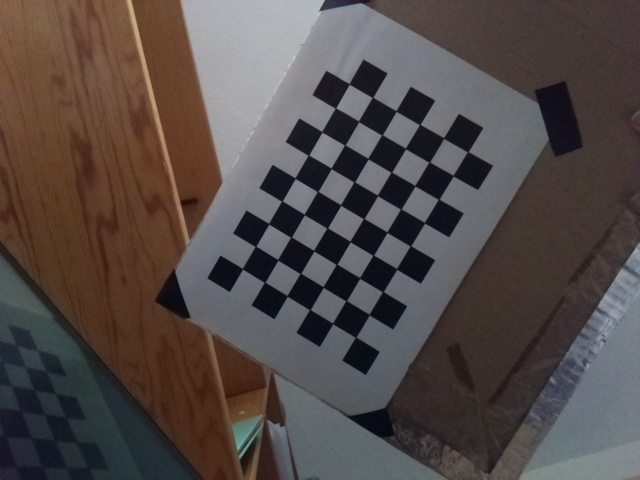
#> input picture src/tests_and_researchs/piCam3DVision/piCamCalibrator/chess_board/0.png, 640 x 480 px; its folder holds only this picture in this run
$ python PiCamCalibration.py
#> lines starting #> are read from the running program, lines starting #| are printed output that depends on the picture; after the words box and inside, x2 and y2 are one past the last pixel; in counts of white or black regions, pixels touching at a corner belong together; long printed decimals are rounded
###############################################################################
# (C) 2019 - Julio Vega
###############################################################################
# Este programa coge las 20 imagenes de tablero de ajedrez tomadas por la     #
# Picam previamente, y que se encuentran en la carpeta "chess_board".         #
# En estas imagenes, el algoritmo encuentra las esquinas y finalmente devuelve#
# la matriz de parametros intrinsecos de la PiCam.                            #
###############################################################################

import cv2
import numpy as np
import glob

# termination criteria
criteria = (cv2.TERM_CRITERIA_EPS + cv2.TERM_CRITERIA_MAX_ITER, 30, 0.001)

# 6x9 chess board, prepare object points, like (0,0,0), (1,0,0), (2,0,0) ....,(6,5,0)
object_point = np.zeros((6*9, 3), np.float32)
object_point[:, :2] = np.mgrid[0:9, 0:6].T.reshape(-1, 2)

# 3d point in real world space
object_points = []
# 2d points in image plane
image_points = []
h, w = 0, 0

images = glob.glob('chess_board/*.png')

for file_name in images:
    image = cv2.imread(file_name)
#> image is the input picture: shape (480, 640, 3); mean B, G, R 72.4, 74.6, 83.5
    gray = cv2.cvtColor(image, cv2.COLOR_BGR2GRAY)
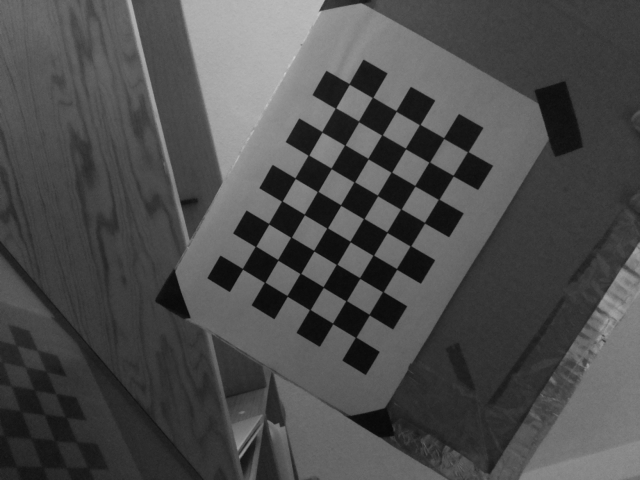
#> gray: shape (480, 640); min 7, max 207, mean 77
    h, w = gray.shape[:2]
#> h = 480; w = 640

    # find chess board corners
    ret, corners = cv2.findChessboardCorners(gray, (9, 6), None)
#> ret = True; corners = 54 rows, first 8: [242.5, 268.8], [255.5, 246.4], [268.7, 223.7], [281.8, 201.1], [295.2, 178.3], [308.4, 155.3], [321.9, 131.8], [335.5, 108]

    # add object points, image points
    if ret:
        object_points.append(object_point)
        cv2.cornerSubPix(gray, corners, (11, 11), (-1, -1), criteria)
        image_points.append(corners)

        # draw and display the corners
        cv2.drawChessboardCorners(image, (9, 6), corners, ret)
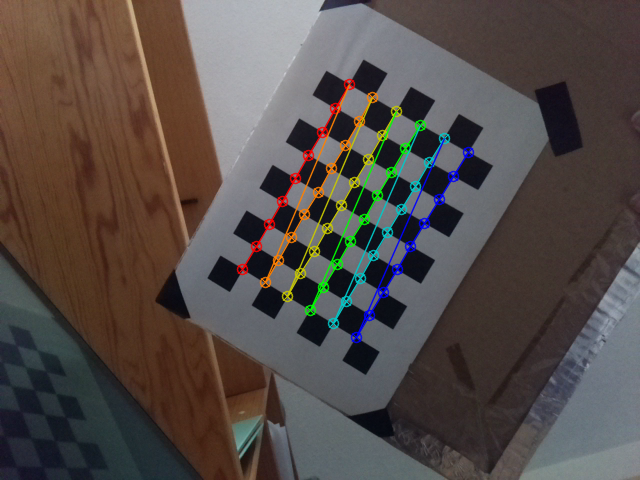
#> image: shape (480, 640, 3); 3.44% of pixels changed, all inside (x1, y1, x2, y2) = (236, 78, 475, 344)
        cv2.imshow('image', image)
        cv2.waitKey(500)

# calibration
retval, cameraMatrix, distCoeffs, rvecs, tvecs = cv2.calibrateCamera(object_points, image_points, (w, h), None, None)
#> retval = 0.0981; cameraMatrix = [[1150.9, 0, 331.6], [0, 1135.9, 247.4], [0, 0, 1]]; distCoeffs = [[-0.328, 68.75, -0.000938, 0.0114, -1769.5]]; rvecs = ([-0.0485, 0.169, -1.03],); tvecs = ([-3.37, 0.818, 43.32],)

print ("camera matrix:\n", cameraMatrix)
#| camera matrix:
#|  [[1.15087508e+03 0.00000000e+00 3.31605313e+02]
#|  [0.00000000e+00 1.13590285e+03 2.47395653e+02]
#|  [0.00000000e+00 0.00000000e+00 1.00000000e+00]]
print ("=====================================")
print ("=====================================")
# pi camera intrinsic parameters
fx = cameraMatrix[0, 0] # distancia focal f_x
#> fx = 1150.9
fy = cameraMatrix[1, 1] # distancia focal f_y
#> fy = 1135.9
u0 = cameraMatrix[0, 2] # centro optico c_x
#> u0 = 331.6
v0 = cameraMatrix[1, 2] # centro optico c_y
#> v0 = 247.4

print ("Parametros interesantes de la matriz:")
print ("=====================================")
print ("Distancia focal [Fx, Fy] =", "[", fx, ", ", fy, "]")
#| Distancia focal [Fx, Fy] = [ 1150.875 ,  1135.903 ]
print ("Centro optico [Cx, Cy] o [u0, v0] =", "[", u0, ", ", v0, "]\n")
#| Centro optico [Cx, Cy] o [u0, v0] = [ 331.605 ,  247.396 ]
print ("Coeficientes de distorsion =", distCoeffs)
#| Coeficientes de distorsion = [[-3.27792881e-01  6.87464451e+01 -9.38028451e-04  1.13520494e-02
#|   -1.76954477e+03]]
cv2.destroyAllWindows()

$ run again, on src/tests_and_researchs/piCam3DVision/piCamCalibrator/chess_board/4.png
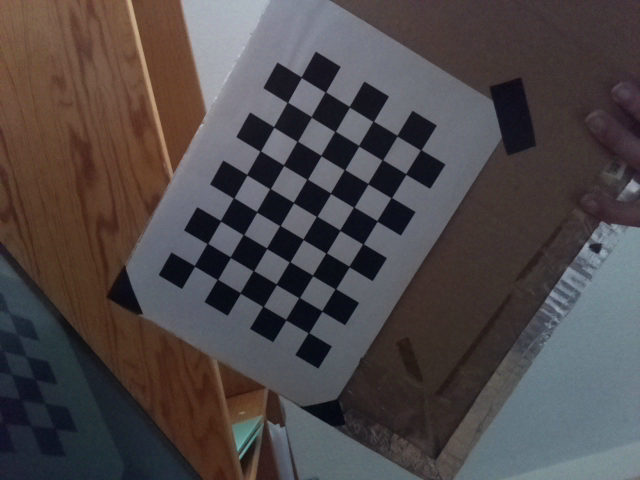
#> input picture src/tests_and_researchs/piCam3DVision/piCamCalibrator/chess_board/4.png, 640 x 480 px
#> image is the input picture: shape (480, 640, 3); mean B, G, R 72.8, 71.6, 77.9
#> `gray = cv2.cvtColor(image, cv2.COLOR_BGR2GRAY)`:
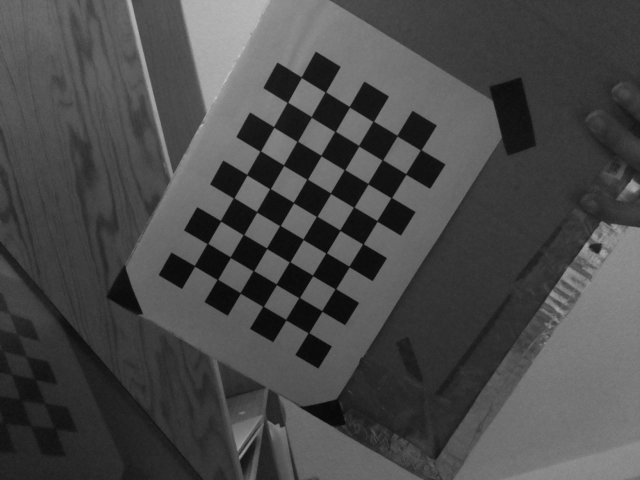
#> gray: shape (480, 640); min 7, max 194, mean 73.6
#> ret = True; corners = 54 rows, first 8: [194.4, 265.8], [207.5, 243.4], [220.5, 220.8], [233.6, 198], [246.8, 174.7], [260.2, 151.1], [273.7, 127], [287.5, 102.4]
#> `cv2.drawChessboardCorners(image, (9, 6), corners, ret)`:
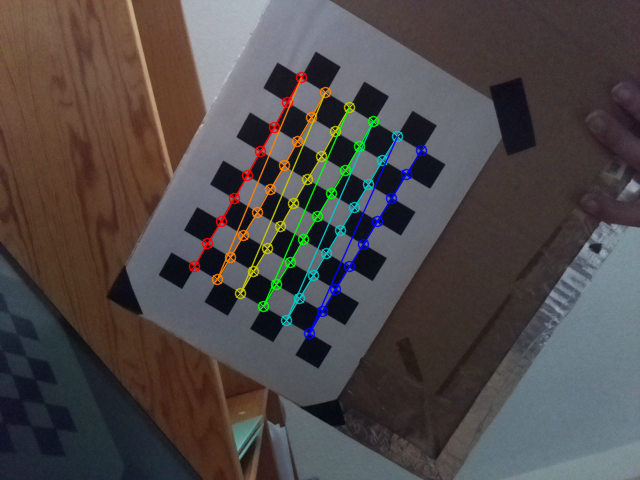
#> image: shape (480, 640, 3); 3.45% of pixels changed, all inside (x1, y1, x2, y2) = (188, 71, 428, 340)
#> retval = 0.0982; cameraMatrix = [[941.9, 0, 305.7], [0, 940.9, 270.3], [0, 0, 1]]; distCoeffs = [[-0.143, 13.72, -0.0103, -0.00216, -144.6]]; rvecs = ([0.136, 0.159, -1.03],); tvecs = ([-4.2, -0.162, 35.58],)
#| camera matrix:
#|  [[941.927   0.         305.706]
#|  [  0.         940.896 270.312]
#|  [  0.           0.           1.        ]]
#> fx = 941.9
#> fy = 940.9
#> u0 = 305.7
#> v0 = 270.3
#| Distancia focal [Fx, Fy] = [ 941.927 ,  940.896 ]
#| Centro optico [Cx, Cy] o [u0, v0] = [ 305.706 ,  270.312 ]
#| Coeficientes de distorsion = [[-1.43021658e-01  1.37237072e+01 -1.03392002e-02 -2.15770803e-03
#|   -1.44599289e+02]]

$ run again, on src/tests_and_researchs/piCam3DVision/piCamCalibrator/chess_board/5.png
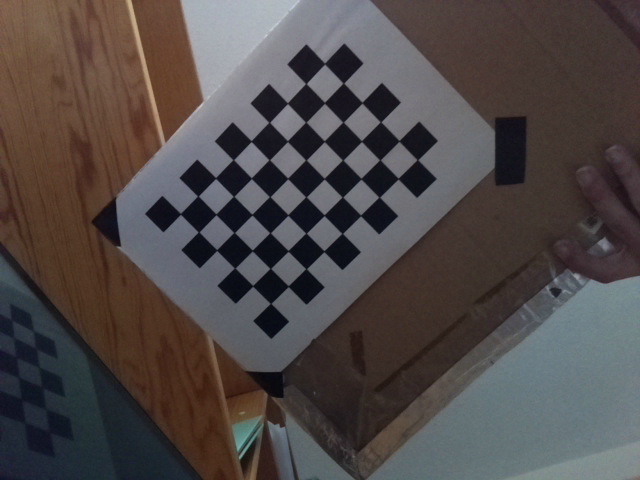
#> input picture src/tests_and_researchs/piCam3DVision/piCamCalibrator/chess_board/5.png, 640 x 480 px
#> image is the input picture: shape (480, 640, 3); mean B, G, R 72.6, 73.3, 80.1
#> `gray = cv2.cvtColor(image, cv2.COLOR_BGR2GRAY)`:
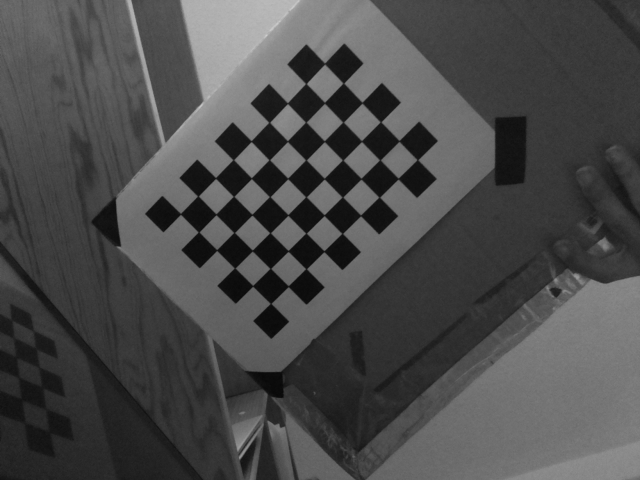
#> gray: shape (480, 640); min 8, max 206, mean 75.2
#> ret = True; corners = 54 rows, first 8: [180.5, 214], [198, 196], [215.6, 178], [233.3, 159.7], [251.2, 141.3], [269.4, 122.4], [287.5, 103.3], [305.8, 83.55]
#> `cv2.drawChessboardCorners(image, (9, 6), corners, ret)`:
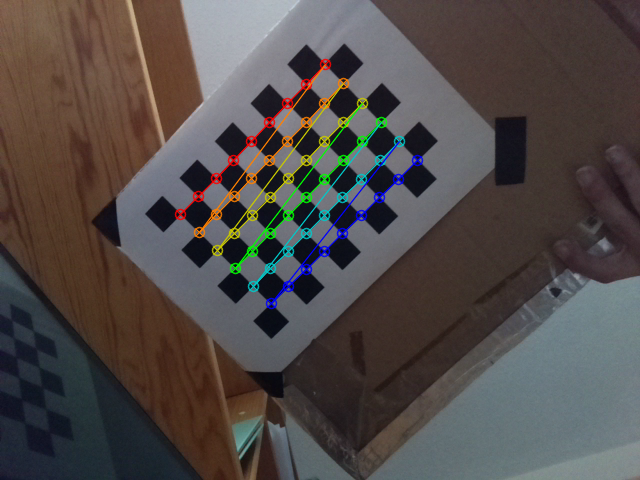
#> image: shape (480, 640, 3); 3.08% of pixels changed, all inside (x1, y1, x2, y2) = (174, 58, 424, 310)
#> retval = 0.107; cameraMatrix = [[576.9, 0, 344.3], [0, 569.8, 275.1], [0, 0, 1]]; distCoeffs = [[0.16, -1.22, -0.00219, 0.00518, 6.39]]; rvecs = ([0.0709, 0.0972, -0.775],); tvecs = ([-6.43, -2.42, 22.76],)
#| camera matrix:
#|  [[576.863   0.         344.278]
#|  [  0.         569.773 275.099 ]
#|  [  0.           0.           1.        ]]
#> fx = 576.9
#> fy = 569.8
#> u0 = 344.3
#> v0 = 275.1
#| Distancia focal [Fx, Fy] = [ 576.863 ,  569.773 ]
#| Centro optico [Cx, Cy] o [u0, v0] = [ 344.278 ,  275.099 ]
#| Coeficientes de distorsion = [[ 1.60351937e-01 -1.22387894e+00 -2.18671333e-03  5.18036339e-03
#|    6.39357711e+00]]

$ run again, on src/tests_and_researchs/piCam3DVision/piCamCalibrator/chess_board/6.png
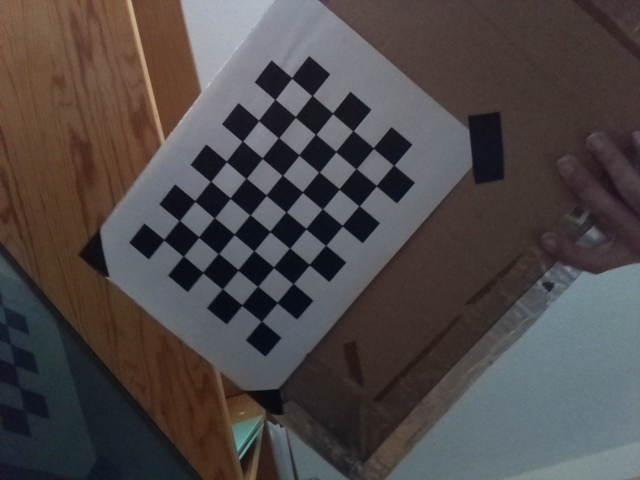
#> input picture src/tests_and_researchs/piCam3DVision/piCamCalibrator/chess_board/6.png, 640 x 480 px
#> image is the input picture: shape (480, 640, 3); mean B, G, R 72.1, 72.2, 78
#> `gray = cv2.cvtColor(image, cv2.COLOR_BGR2GRAY)`:
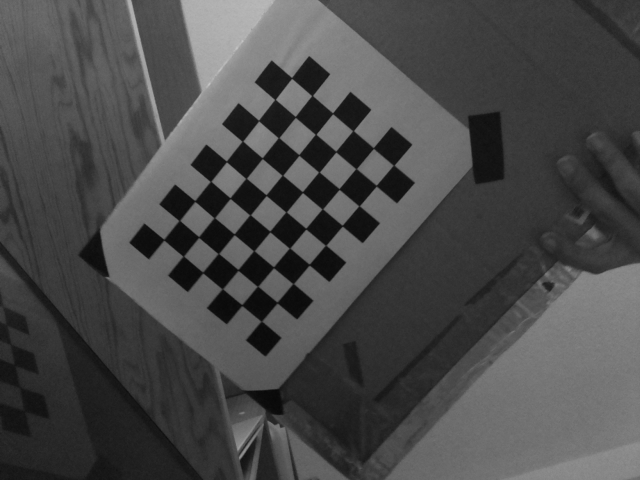
#> gray: shape (480, 640); min 8, max 196, mean 73.9
#> ret = True; corners = 54 rows, first 8: [163.8, 239.5], [179.3, 220.5], [194.7, 201], [210.6, 181.4], [226.4, 161.5], [242.5, 141.2], [258.6, 120.5], [274.9, 99.5]
#> `cv2.drawChessboardCorners(image, (9, 6), corners, ret)`:
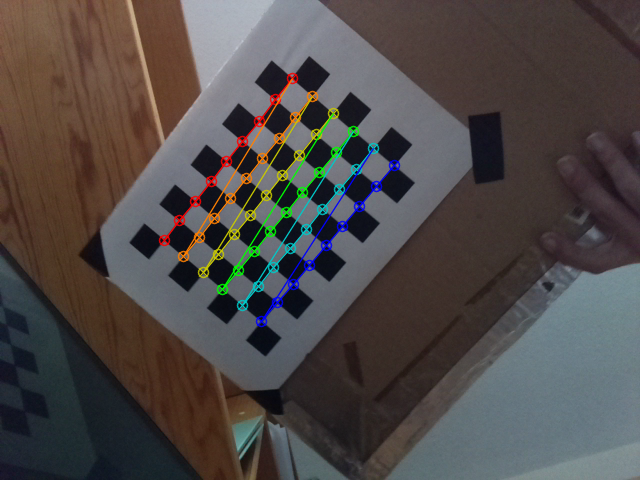
#> image: shape (480, 640, 3); 3.17% of pixels changed, all inside (x1, y1, x2, y2) = (158, 72, 401, 328)
#> retval = 0.115; cameraMatrix = [[1343.4, 0, 299.2], [0, 1325.4, 349.2], [0, 0, 1]]; distCoeffs = [[0.00184, 5.91, -0.00484, 0.00955, 0.0161]]; rvecs = ([0.133, 0.245, -0.861],); tvecs = ([-5.31, -4.34, 52.6],)
#| camera matrix:
#|  [[1.34337447e+03 0.00000000e+00 2.99240356e+02]
#|  [0.00000000e+00 1.32542473e+03 3.49247480e+02]
#|  [0.00000000e+00 0.00000000e+00 1.00000000e+00]]
#> fx = 1343.4
#> fy = 1325.4
#> u0 = 299.2
#> v0 = 349.2
#| Distancia focal [Fx, Fy] = [ 1343.374 ,  1325.425 ]
#| Centro optico [Cx, Cy] o [u0, v0] = [ 299.240 ,  349.247 ]
#| Coeficientes de distorsion = [[ 1.84234519e-03  5.91139259e+00 -4.83745900e-03  9.54875474e-03
#|    1.60992533e-02]]
